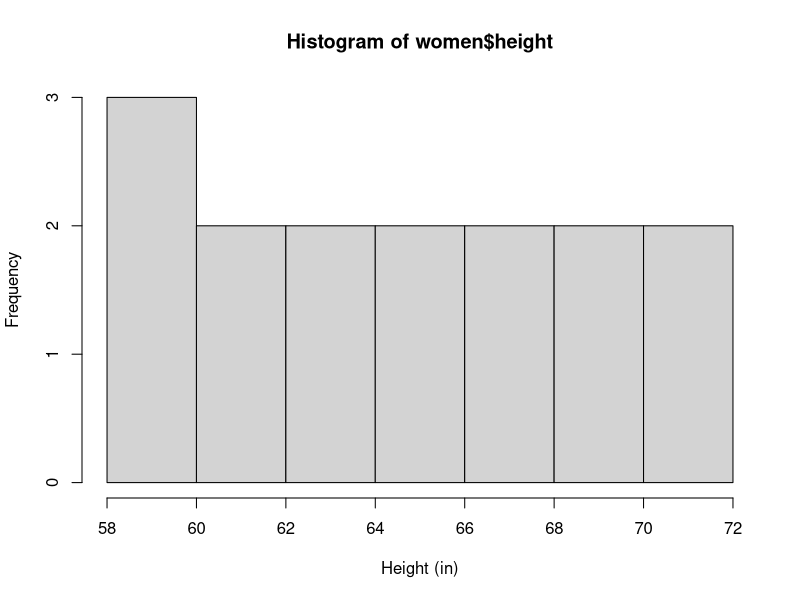
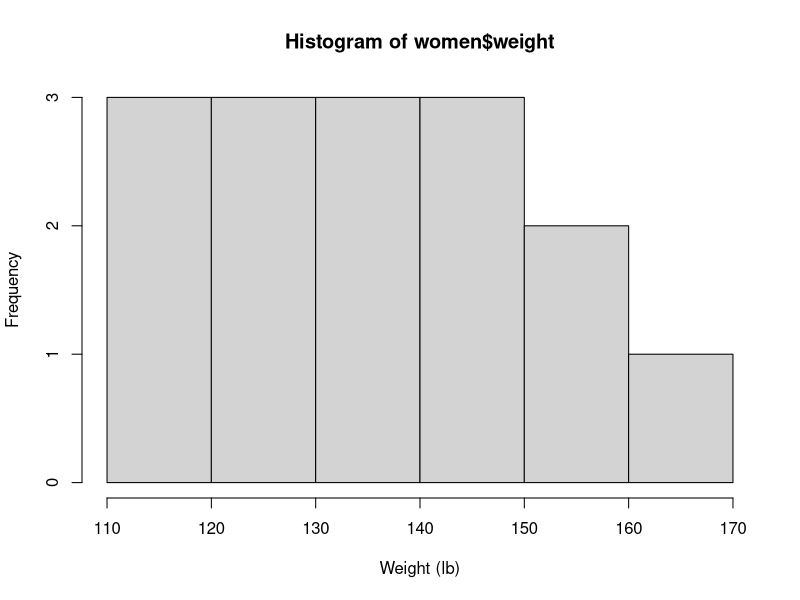
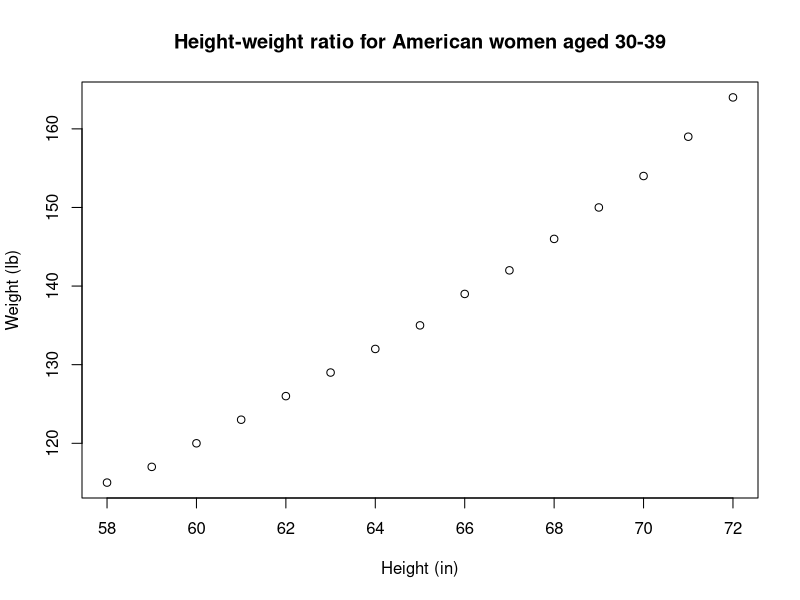
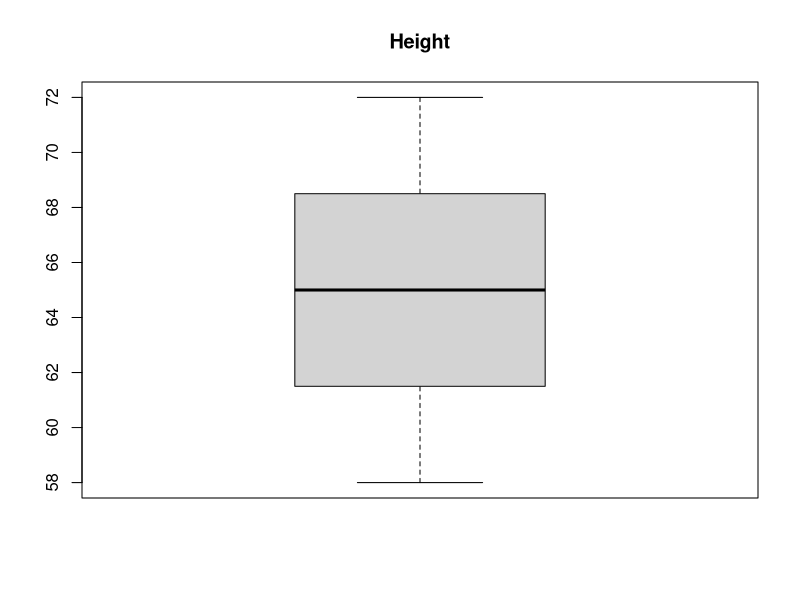
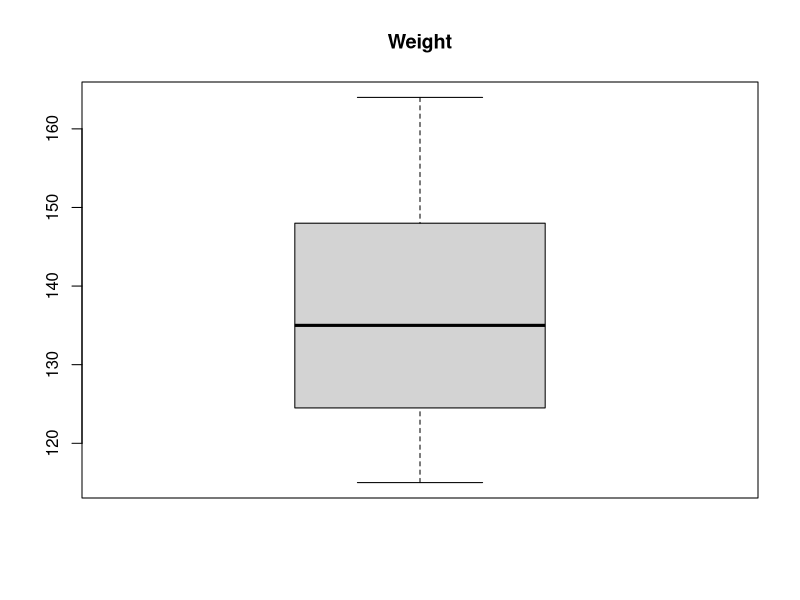
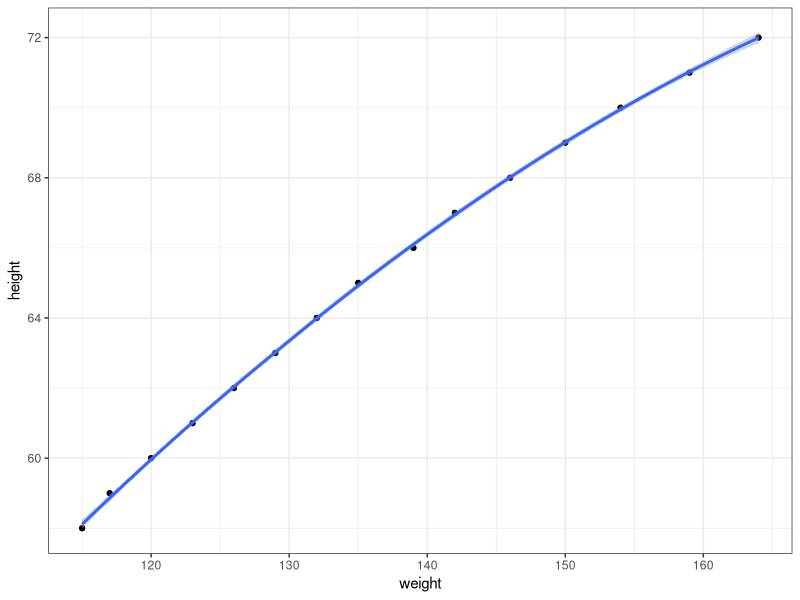

R code for these plots, in order:
### 1. Working directory and R packages
# setwd ('/Users/Nico/Documents/FirstAssignment')

# In case you do not have the ggplot2 and magrittr packages install them by  
# running the following commands: install.packages("ggplot2") and 
# install.packages("magrittr")
library(ggplot2)
library(magrittr)

### 2. Source each other's files
# source('CodeMeilin.R')

### 3. Choose the data set

# See all the R core data sets available
data() 

# Load the core data set called women
data(women) 

### 4. Look at the data set
?women

# Look at the names of the variables in the data set
names(women) 

#  To look at the first 6 observations (in a table)
head(women[,]) 

### 5. Descriptive Statistics

### Given that the data set looks at the average heights and weights
### for American women aged 30 to 39, it is worth looking at the following
### descriptive statistics: frequency (histrograms), mean, median, quartiles 
### and interquartile ranges, range, variance and standard deviation, boxplots
### and distribution plots. I additionally plotted the variables to look at the
### relationship between them. 


# 5.1 Histograms
hist(women$height, xlab = "Height (in)")
hist(women$weight, xlab = "Weight (lb)")

# 5.2 Plot variables to observe potential links
plot(women, xlab = "Height (in)", ylab = "Weight (lb)",
     main = "Height-weight ratio for American women aged 30-39")

# 5.2 Mean
mean (women$height)
mean (women$weight)

# 3. Median
median(women$height)
median(women$weight)

# 4. Quartiles and interquartile ranges 
summary(women$height)
summary(women$weight)
IQR(women$height)
IQR(women$weight)

# 5. Range
range(women$height)
range(women$weight)

# 6. Variance
var(women$height)
var(women$weight)

# 7. Standard deviation
sd(women$height)
sd(women$weight)

#  8. Boxplots
boxplot(women$height, main = 'Height')
boxplot(women$weight, main = 'Weight')

# 9. Summarise with loess
ggplot2::ggplot(women, aes(weight, height)) + geom_point() + geom_smooth() + theme_bw()

